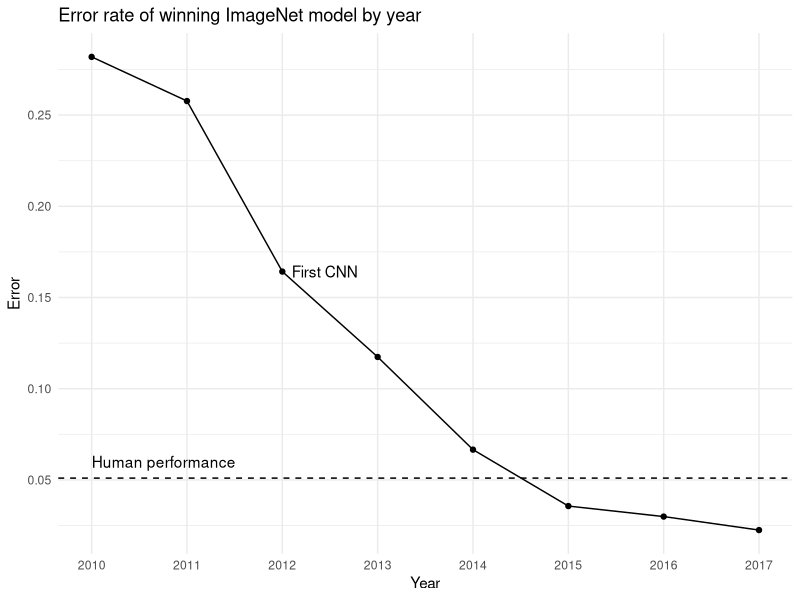

The R source for this figure:
## ---- chunk 1
library(tidyverse)
p <- data.frame(Year = 2010:2017, Error = c(0.28191, 0.25770, 0.16422, 0.1174, 0.0666, 0.03567, 0.02991, 0.02251)) %>% 
  ggplot(aes(Year, Error)) + geom_line() + geom_point() + theme_minimal() +
  ggtitle("Error rate of winning ImageNet model by year") + 
  geom_hline(yintercept = 0.051, linetype = "dashed") + 
  scale_x_continuous(breaks = 2010:2017, minor_breaks = NULL) +
  scale_y_continuous(breaks = seq(0, 0.3, 0.05)) +
  annotate("text", x = 2012.1, y = 0.16422, label = "First CNN", hjust = 0) +
  annotate("text", x = 2010, y = 0.06, label = "Human performance", hjust = 0)

ggsave('figures/IN_perf.png', p, device = "png")
